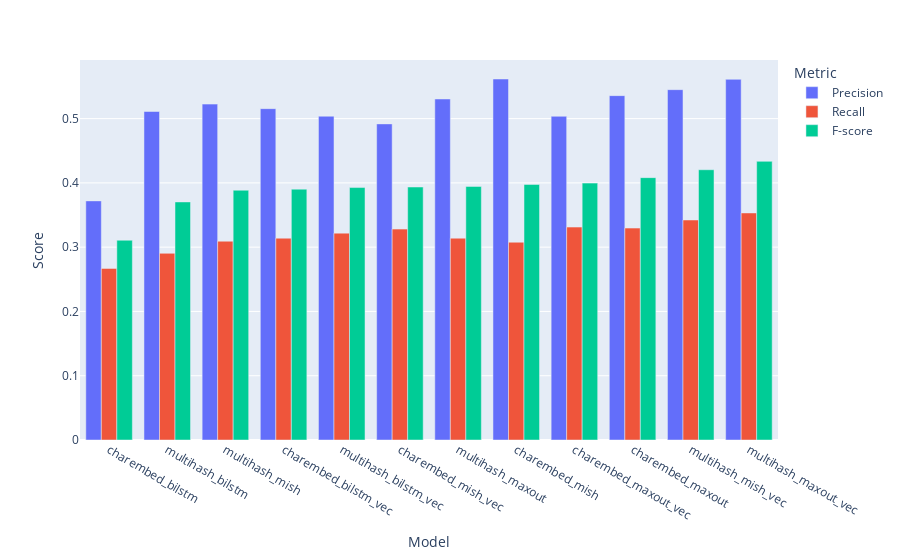

The code cell stored with this chart in its notebook:
### Code cell
plot_overall_results(long_df, sort='ents_f')

### Figure 1 — Plotly figure (JSON) as saved in the notebook; plotly's stock layout.template omitted (floating-point values rounded to 4 significant figures)
{"data": [{"alignmentgroup": "True", "hovertemplate": "Metric=ents_p<br>Model=%{x}<br>Score=%{y}<extra></extra>", "legendgroup": "ents_p", "marker": {"color": "#636efa", "pattern": {"shape": ""}}, "name": "Precision", "offsetgroup": "ents_p", "orientation": "v", "showlegend": true, "textposition": "auto", "type": "bar", "x": ["charembed_bilstm", "charembed_bilstm_vec", "charembed_maxout", "charembed_maxout_vec", "charembed_mish", "charembed_mish_vec", "multihash_bilstm", "multihash_bilstm_vec", "multihash_maxout", "multihash_maxout_vec", "multihash_mish", "multihash_mish_vec"], "xaxis": "x", "y": [0.372, 0.5155, 0.5357, 0.5036, 0.5616, 0.4918, 0.511, 0.5037, 0.5305, 0.5611, 0.5225, 0.545], "yaxis": "y"}, {"alignmentgroup": "True", "hovertemplate": "Metric=ents_r<br>Model=%{x}<br>Score=%{y}<extra></extra>", "legendgroup": "ents_r", "marker": {"color": "#EF553B", "pattern": {"shape": ""}}, "name": "Recall", "offsetgroup": "ents_r", "orientation": "v", "showlegend": true, "textposition": "auto", "type": "bar", "x": ["charembed_bilstm", "charembed_bilstm_vec", "charembed_maxout", "charembed_maxout_vec", "charembed_mish", "charembed_mish_vec", "multihash_bilstm", "multihash_bilstm_vec", "multihash_maxout", "multihash_maxout_vec", "multihash_mish", "multihash_mish_vec"], "xaxis": "x", "y": [0.2669, 0.314, 0.3297, 0.3312, 0.3077, 0.3281, 0.2904, 0.3218, 0.314, 0.3532, 0.3093, 0.3422], "yaxis": "y"}, {"alignmentgroup": "True", "hovertemplate": "Metric=ents_f<br>Model=%{x}<br>Score=%{y}<extra></extra>", "legendgroup": "ents_f", "marker": {"color": "#00cc96", "pattern": {"shape": ""}}, "name": "F-score", "offsetgroup": "ents_f", "orientation": "v", "showlegend": true, "textposition": "auto", "type": "bar", "x": ["charembed_bilstm", "charembed_bilstm_vec", "charembed_maxout", "charembed_maxout_vec", "charembed_mish", "charembed_mish_vec", "multihash_bilstm", "multihash_bilstm_vec", "multihash_maxout", "multihash_maxout_vec", "multihash_mish", "multihash_mish_vec"], "xaxis": "x", "y": [0.3108, 0.3902, 0.4082, 0.3996, 0.3976, 0.3936, 0.3704, 0.3927, 0.3945, 0.4335, 0.3886, 0.4204], "yaxis": "y"}], "layout": {"barmode": "group", "legend": {"title": {"text": "Metric"}, "tracegroupgap": 0}, "margin": {"t": 60}, "xaxis": {"anchor": "y", "categoryarray": ["charembed_bilstm", "multihash_bilstm", "multihash_mish", "charembed_bilstm_vec", "multihash_bilstm_vec", "charembed_mish_vec", "multihash_maxout", "charembed_mish", "charembed_maxout_vec", "charembed_maxout", "multihash_mish_vec", "multihash_maxout_vec"], "categoryorder": "array", "domain": [0, 1], "title": {"text": "Model"}}, "yaxis": {"anchor": "x", "domain": [0, 1], "title": {"text": "Score"}}}}
